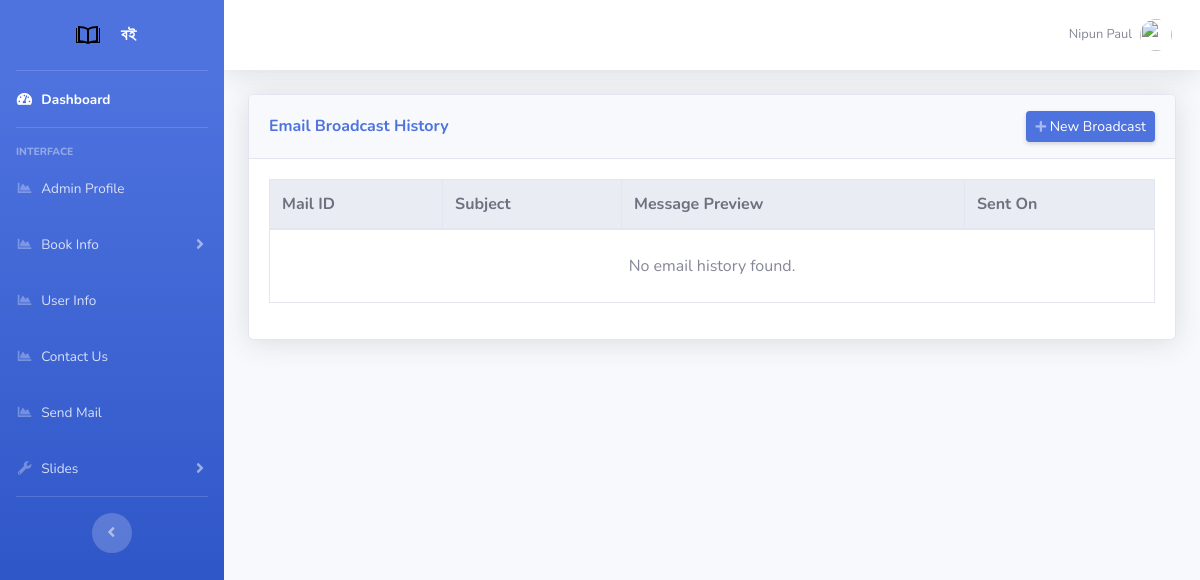
/admin/mail.php (signed in), run on an earlier commit of the app's database.
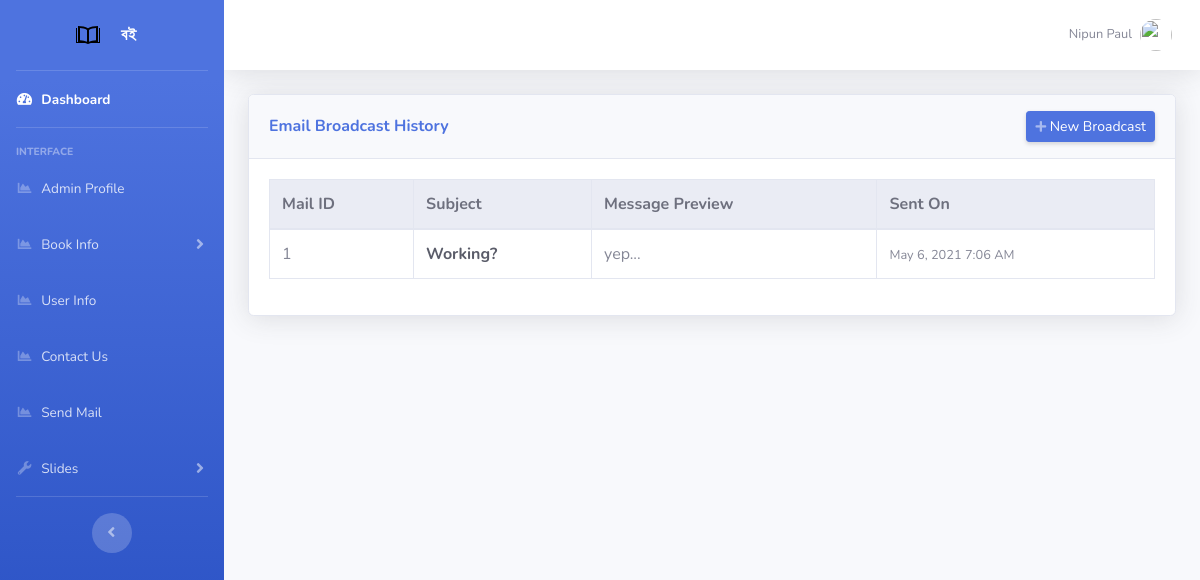
And on a later commit of the database.
### tables this page shows
CREATE TABLE `mail` (
  `mail_id` int(11) NOT NULL,
  `subject` text NOT NULL,
  `body` text NOT NULL,
  `date` timestamp NOT NULL DEFAULT current_timestamp() ON UPDATE current_timestamp()
);

### admin/mail.php (the view, shortened to what this page needs)
<?php
include "includes/header.php";
include "includes/navbar.php";
include "../includes/config/dbconfig.php";
?>
<div class="container-fluid">
    <div class="card shadow mb-4">
        <div class="card-header py-3 d-flex justify-content-between align-items-center">
            <h6 class="m-0 font-weight-bold text-primary">Email Broadcast History</h6>
            <button type="button" class="btn btn-sm btn-primary shadow-sm" data-toggle="modal" data-target="#mailadd">
                <i class="fas fa-plus fa-sm text-white-50"></i> New Broadcast
            </button>
        </div>
        <div class="card-body">
            <div class="table-responsive">
                <table class="table table-bordered table-hover" id="dataTable" width="100%" cellspacing="0">
                    <thead class="thead-light">
                        <tr>
                            <th>Mail ID</th>
                            <th>Subject</th>
                            <th>Message Preview</th>
                            <th>Sent On</th>
                        </tr>
                    </thead>
                    <tbody>
                        <?php
                        $query = "SELECT * FROM mail ORDER BY date DESC";
                        $query_run = mysqli_query($connection, $query);
                        if (mysqli_num_rows($query_run) > 0) {
                            while ($row = mysqli_fetch_assoc($query_run)) { ?>
                                <tr>
                                    <td><?php echo htmlspecialchars($row["mail_id"]); ?></td>
                                    <td><strong class="text-dark"><?php echo htmlspecialchars($row["subject"]); ?></strong></td>
                                    <td>
                                        <div class="text-truncate" style="max-width: 500px;" title="<?php echo htmlspecialchars(strip_tags($row["body"])); ?>">
                                            <?php echo htmlspecialchars(substr(strip_tags($row["body"]), 0, 100)) . '...'; ?>
                                        </div>
                                    </td>
                                    <td><small class="text-muted"><?php echo date("M j, Y g:i A", strtotime($row["date"])); ?></small></td>
                                </tr>
                        <?php }
                        } else {
                            echo "<tr><td colspan='4' class='text-center py-4'>No email history found.</td></tr>";
                        } ?>
                    </tbody>
                </table>
            </div>
        </div>
    </div>
</div>
<?php
include "includes/footer.php";
?>

What changed in the data, as far as the page shows it:
added mail: mail_id "1", subject "Working?", body "yep", date "May 6, 2021 7:06 AM"
Also different on the page:
text no longer shown: "No email history found."
